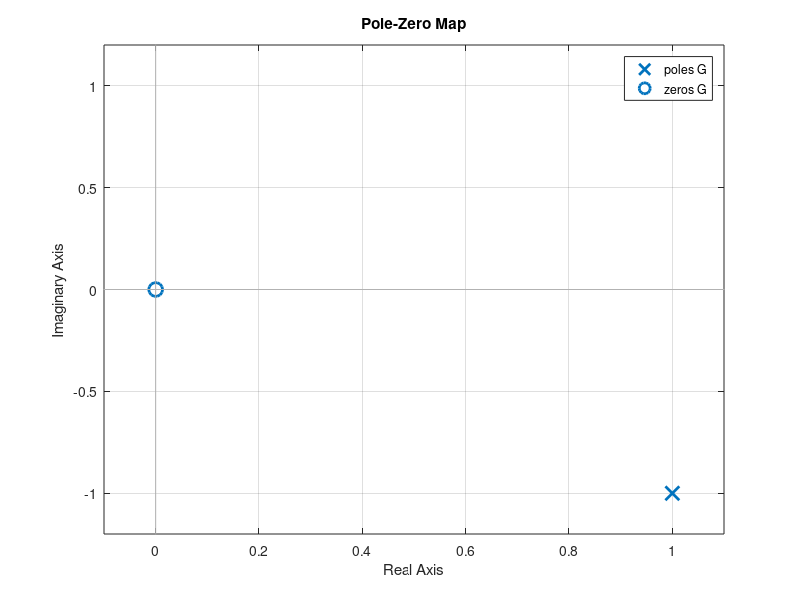

MATLAB code for this plot:
%2
num = [2 0];
den = [1 -2 2];
G = tf(num,den)

%3
s = tf('s');
G = 2*s / (s^2-2*s+2)

%4
z=0;
p=[1+i 1-i];
k=2;
G=zpk(z,p,k)

%5
s=zpk('s');
G=2*s/(s^2 - 2*s + 2)

%6
pzmap(G)